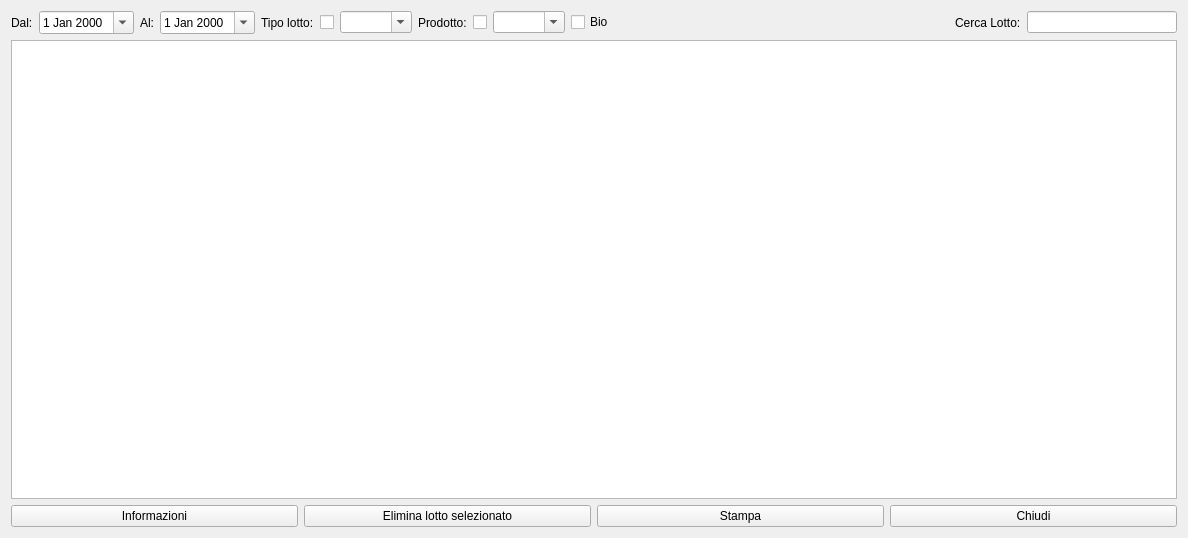
<?xml version="1.0" encoding="UTF-8"?>
<ui version="4.0">
 <class>HLotti_new</class>
 <widget class="QWidget" name="HLotti_new">
  <property name="windowModality">
   <enum>Qt::NonModal</enum>
  </property>
  <property name="geometry">
   <rect>
    <x>0</x>
    <y>0</y>
    <width>1188</width>
    <height>538</height>
   </rect>
  </property>
  <property name="windowTitle">
   <string>Lotti</string>
  </property>
  <property name="windowIcon">
   <iconset resource="icons.qrc">
    <normaloff>:/Resources/Cube.PNG</normaloff>:/Resources/Cube.PNG</iconset>
  </property>
  <layout class="QVBoxLayout" name="verticalLayout">
   <item>
    <layout class="QHBoxLayout" name="horizontalLayout_3">
     <item>
      <widget class="QLabel" name="label">
       <property name="text">
        <string>Dal:</string>
       </property>
      </widget>
     </item>
     <item>
      <widget class="QDateEdit" name="deFrom">
       <property name="calendarPopup">
        <bool>true</bool>
       </property>
      </widget>
     </item>
     <item>
      <widget class="QLabel" name="label_2">
       <property name="text">
        <string>Al:</string>
       </property>
      </widget>
     </item>
     <item>
      <widget class="QDateEdit" name="deTo">
       <property name="calendarPopup">
        <bool>true</bool>
       </property>
      </widget>
     </item>
     <item>
      <layout class="QHBoxLayout" name="horizontalLayout_2">
       <item>
        <widget class="QLabel" name="label_3">
         <property name="text">
          <string>Tipo lotto:</string>
         </property>
        </widget>
       </item>
       <item>
        <widget class="QCheckBox" name="ckbUseType">
         <property name="text">
          <string/>
         </property>
        </widget>
       </item>
       <item>
        <widget class="QComboBox" name="cbType">
         <property name="editable">
          <bool>true</bool>
         </property>
         <property name="insertPolicy">
          <enum>QComboBox::NoInsert</enum>
         </property>
        </widget>
       </item>
      </layout>
     </item>
     <item>
      <layout class="QHBoxLayout" name="horizontalLayout_4">
       <item>
        <widget class="QLabel" name="label_4">
         <property name="text">
          <string>Prodotto:</string>
         </property>
        </widget>
       </item>
       <item>
        <widget class="QCheckBox" name="ckbUseProduct">
         <property name="text">
          <string/>
         </property>
        </widget>
       </item>
       <item>
        <widget class="QComboBox" name="cbProduct">
         <property name="editable">
          <bool>true</bool>
         </property>
         <property name="insertPolicy">
          <enum>QComboBox::NoInsert</enum>
         </property>
        </widget>
       </item>
       <item>
        <widget class="QCheckBox" name="chb_bio">
         <property name="text">
          <string>Bio</string>
         </property>
        </widget>
       </item>
       <item>
        <spacer name="horizontalSpacer">
         <property name="orientation">
          <enum>Qt::Horizontal</enum>
         </property>
         <property name="sizeHint" stdset="0">
          <size>
           <width>40</width>
           <height>20</height>
          </size>
         </property>
        </spacer>
       </item>
       <item>
        <widget class="QLabel" name="label_5">
         <property name="text">
          <string>Cerca Lotto:</string>
         </property>
        </widget>
       </item>
       <item>
        <widget class="QLineEdit" name="le_search">
         <property name="minimumSize">
          <size>
           <width>150</width>
           <height>0</height>
          </size>
         </property>
         <property name="maximumSize">
          <size>
           <width>150</width>
           <height>16777215</height>
          </size>
         </property>
         <property name="clearButtonEnabled">
          <bool>true</bool>
         </property>
        </widget>
       </item>
      </layout>
     </item>
    </layout>
   </item>
   <item>
    <widget class="QTableView" name="tvLotti">
     <property name="sizeAdjustPolicy">
      <enum>QAbstractScrollArea::AdjustIgnored</enum>
     </property>
     <property name="editTriggers">
      <set>QAbstractItemView::NoEditTriggers</set>
     </property>
     <property name="alternatingRowColors">
      <bool>true</bool>
     </property>
     <property name="selectionMode">
      <enum>QAbstractItemView::SingleSelection</enum>
     </property>
     <property name="selectionBehavior">
      <enum>QAbstractItemView::SelectRows</enum>
     </property>
     <property name="sortingEnabled">
      <bool>true</bool>
     </property>
     <attribute name="horizontalHeaderCascadingSectionResizes">
      <bool>true</bool>
     </attribute>
     <attribute name="horizontalHeaderMinimumSectionSize">
      <number>150</number>
     </attribute>
     <attribute name="horizontalHeaderDefaultSectionSize">
      <number>150</number>
     </attribute>
     <attribute name="horizontalHeaderShowSortIndicator" stdset="0">
      <bool>true</bool>
     </attribute>
     <attribute name="horizontalHeaderStretchLastSection">
      <bool>true</bool>
     </attribute>
     <attribute name="verticalHeaderVisible">
      <bool>false</bool>
     </attribute>
     <attribute name="verticalHeaderCascadingSectionResizes">
      <bool>true</bool>
     </attribute>
     <attribute name="verticalHeaderMinimumSectionSize">
      <number>30</number>
     </attribute>
     <attribute name="verticalHeaderShowSortIndicator" stdset="0">
      <bool>false</bool>
     </attribute>
     <attribute name="verticalHeaderStretchLastSection">
      <bool>false</bool>
     </attribute>
    </widget>
   </item>
   <item>
    <layout class="QHBoxLayout" name="horizontalLayout">
     <item>
      <widget class="QPushButton" name="pbLotInfo">
       <property name="text">
        <string>Informazioni</string>
       </property>
       <property name="icon">
        <iconset resource="icons.qrc">
         <normaloff>:/Resources/Box.PNG</normaloff>:/Resources/Box.PNG</iconset>
       </property>
       <property name="iconSize">
        <size>
         <width>32</width>
         <height>32</height>
        </size>
       </property>
      </widget>
     </item>
     <item>
      <widget class="QPushButton" name="pbDelete">
       <property name="text">
        <string>Elimina lotto selezionato</string>
       </property>
       <property name="icon">
        <iconset resource="icons.qrc">
         <normaloff>:/Resources/Flag-red64.png</normaloff>:/Resources/Flag-red64.png</iconset>
       </property>
       <property name="iconSize">
        <size>
         <width>32</width>
         <height>32</height>
        </size>
       </property>
      </widget>
     </item>
     <item>
      <widget class="QPushButton" name="pbPrint">
       <property name="text">
        <string>Stampa</string>
       </property>
       <property name="icon">
        <iconset resource="icons.qrc">
         <normaloff>:/Resources/print-icon.png</normaloff>:/Resources/print-icon.png</iconset>
       </property>
       <property name="iconSize">
        <size>
         <width>32</width>
         <height>32</height>
        </size>
       </property>
      </widget>
     </item>
     <item>
      <widget class="QPushButton" name="pbClose">
       <property name="text">
        <string>Chiudi</string>
       </property>
       <property name="icon">
        <iconset resource="icons.qrc">
         <normaloff>:/Resources/Actions-window-close-icon.png</normaloff>:/Resources/Actions-window-close-icon.png</iconset>
       </property>
       <property name="iconSize">
        <size>
         <width>32</width>
         <height>32</height>
        </size>
       </property>
      </widget>
     </item>
    </layout>
   </item>
  </layout>
 </widget>
 <resources>
  <include location="icons.qrc"/>
 </resources>
 <connections/>
</ui>
